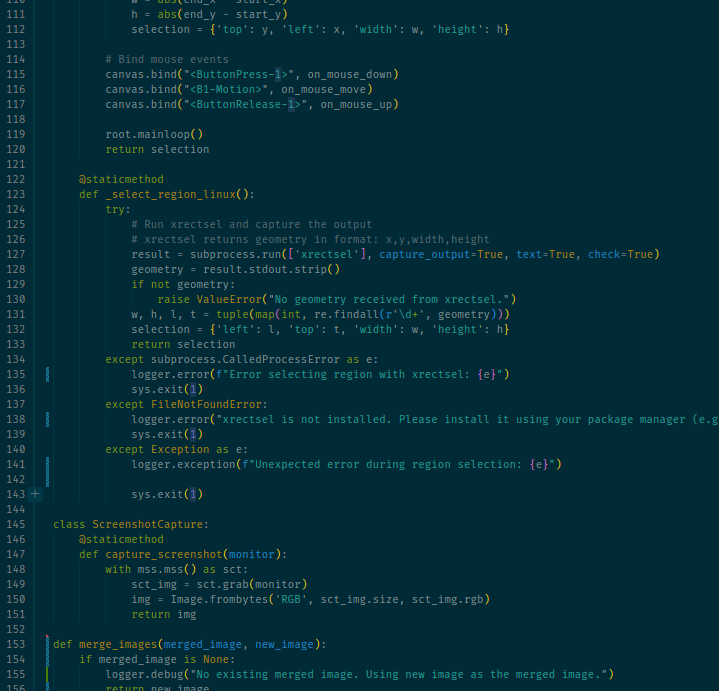
#> input picture test/2_base.png, 719 x 691 px, found by its file name
$ python merge_tests.py
#> lines starting #> are read from the running program, lines starting #| are printed output that depends on the picture
import numpy as np
from PIL import Image
import logging

# Set up logging
logging.basicConfig(level=logging.INFO)
logger = logging.getLogger(__name__)

def detect_overlap(base_array, new_array, threshold=0.95):
    """
    Detect if the new image overlaps at the top or bottom of the base image.

    Args:
    base_array (np.array): The base image array
    new_array (np.array): The new image array to be merged
    threshold (float): The similarity threshold for considering a match (0-1)

    Returns:
    tuple: (overlap_position, overlap_size) where overlap_position is 'top', 'bottom', or None,
           and overlap_size is the number of overlapping rows or None if no overlap
    """
    try:
        if base_array.shape[1] != new_array.shape[1]:
            raise ValueError("Images must have the same width")

        # Check for overlap at the top
        for i in range(10, min(base_array.shape[0], new_array.shape[0]) + 1):
            if np.mean(base_array[:i] == new_array[-i:]) >= threshold:
                return 'top', i

        # Check for overlap at the bottom
        for i in range(10, min(base_array.shape[0], new_array.shape[0]) + 1):
            if np.mean(base_array[-i:] == new_array[:i]) >= threshold:
                return 'bottom', i

        return None, None
    except Exception as e:
        logger.error(f"Error in detect_overlap: {str(e)}")
        raise

def merge_images_vertically(base_img, new_img):
    """
    Merge two images vertically if they overlap at the top or bottom, extending the base image.
    If no overlap, return the original base image.

    Args:
    base_img (PIL.Image): The base image
    new_img (PIL.Image): The new image to be merged

    Returns:
    PIL.Image: The merged image or the original base image if no overlap
    """
    try:
        # Convert images to numpy arrays
        base_array = np.array(base_img)
        new_array = np.array(new_img)

        # Check if images are in the same mode (e.g., RGB, RGBA)
        if base_img.mode != new_img.mode:
            raise ValueError(f"Image modes don't match: {base_img.mode} vs {new_img.mode}")

        # Ensure images have the same width
        if base_array.shape[1] != new_array.shape[1]:
            raise ValueError("Images must have the same width")

        # Detect overlap
        overlap_position, overlap_size = detect_overlap(base_array, new_array)

        if overlap_position == 'top':
            logger.info(f"Overlap detected at the top, {overlap_size} rows at {overlap_position}")
            merged_array = np.vstack((new_array[:-overlap_size], base_array))
            return Image.fromarray(merged_array)
        elif overlap_position == 'bottom':
            logger.info(f"Overlap detected at the bottom, {overlap_size} rows at {overlap_position}")
            merged_array = np.vstack((base_array, new_array[overlap_size:]))
            return Image.fromarray(merged_array)
        else:
            logger.info("No overlap detected, returning original base image")
            return base_img

    except Exception as e:
        logger.error(f"Error in merge_images_vertically: {str(e)}")
        raise

# Usage example
if __name__ == "__main__":
    try:
        base_img = Image.open("test/2_base.png")
#> base_img is the input picture: PIL image 719x691 RGB; mean R, G, B 3.8, 46.6, 56.5
        new_img = Image.open("test/2_new.png")
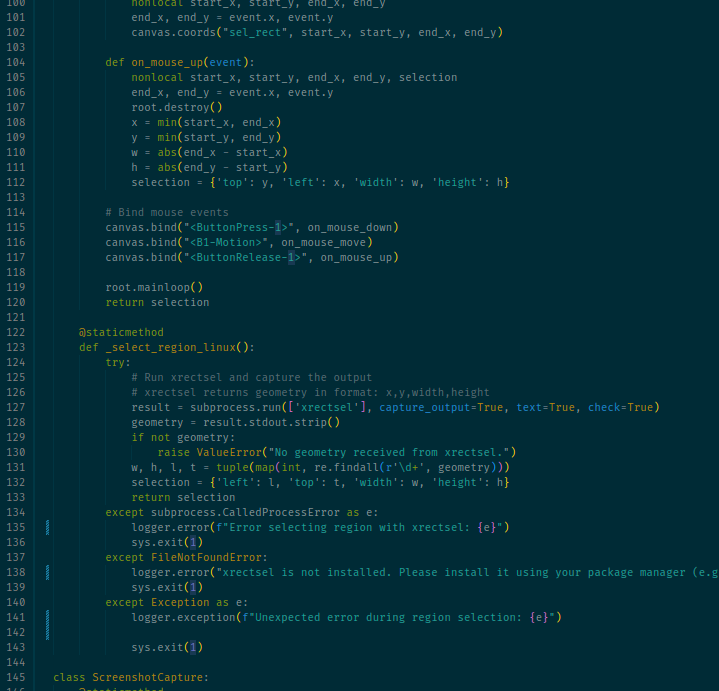
#> input picture test/2_new.png, 719 x 691 px, found by its file name
#> new_img is the input picture: PIL image 719x691 RGB; mean R, G, B 3.8, 46.5, 56.4

        result = merge_images_vertically(base_img, new_img)
#> in merge_images_vertically, `overlap_position, overlap_size = detect_overlap(base_array, new_array)`: overlap_position = 'top'; overlap_size = 538
#> in merge_images_vertically, `merged_array = np.vstack((new_array[:-overlap_size], base_array))`:
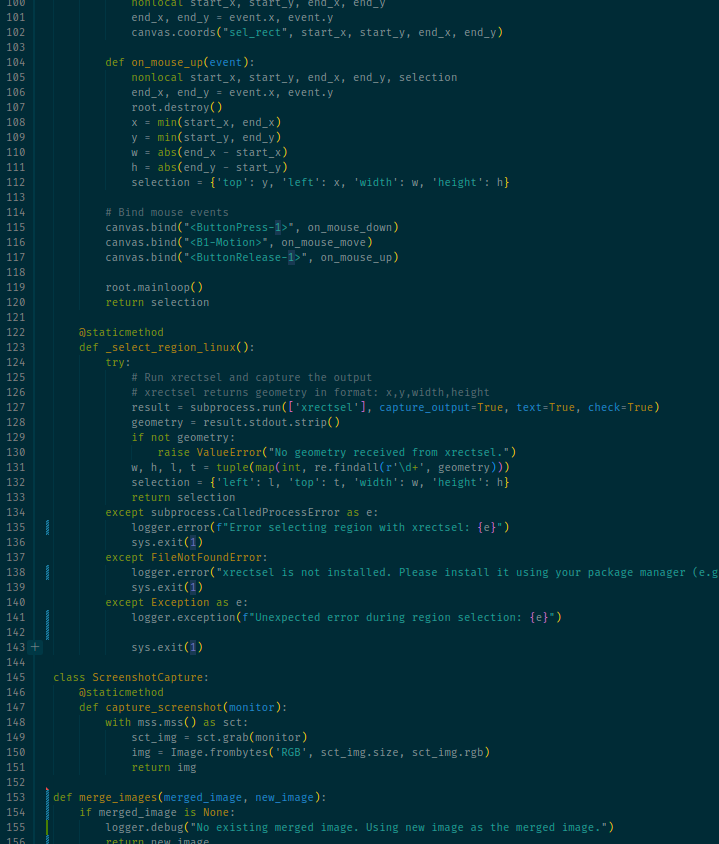
#> merged_array: shape (844, 719, 3); mean R, G, B 3.9, 46.5, 56.4
        result.show()
        logger.info("Images merged successfully")
    except Exception as e:
        logger.error(f"Failed to merge images: {str(e)}")
